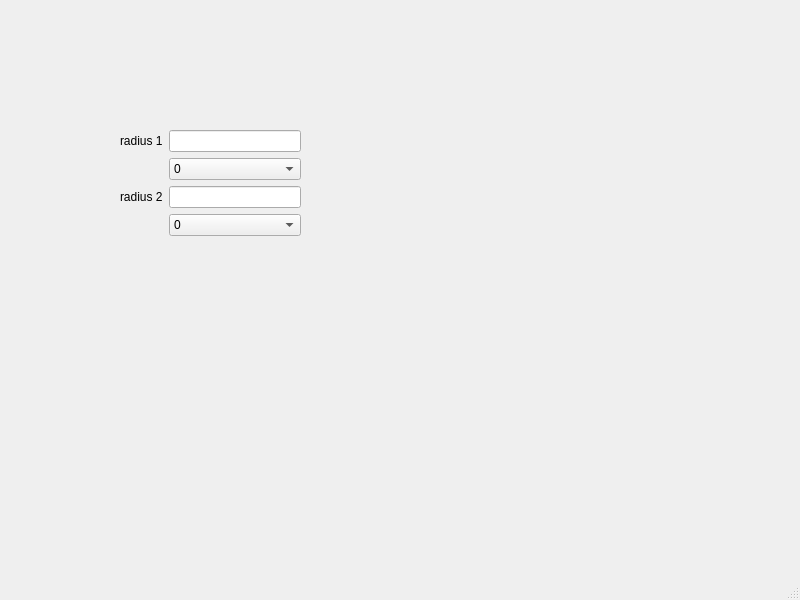
<?xml version="1.0" encoding="UTF-8"?>
<ui version="4.0">
 <class>MainWindow</class>
 <widget class="QMainWindow" name="MainWindow">
  <property name="geometry">
   <rect>
    <x>0</x>
    <y>0</y>
    <width>800</width>
    <height>600</height>
   </rect>
  </property>
  <property name="windowTitle">
   <string>MainWindow</string>
  </property>
  <widget class="QWidget" name="centralwidget">
   <widget class="QWidget" name="formLayoutWidget">
    <property name="geometry">
     <rect>
      <x>120</x>
      <y>130</y>
      <width>181</width>
      <height>144</height>
     </rect>
    </property>
    <layout class="QFormLayout" name="formLayout">
     <item row="1" column="0">
      <widget class="QLabel" name="label">
       <property name="text">
        <string>radius 1</string>
       </property>
      </widget>
     </item>
     <item row="3" column="1">
      <widget class="QLineEdit" name="rad2_lineEdit"/>
     </item>
     <item row="3" column="0">
      <widget class="QLabel" name="label_2">
       <property name="text">
        <string>radius 2</string>
       </property>
      </widget>
     </item>
     <item row="5" column="0">
      <widget class="QLabel" name="isCrossLabel">
       <property name="text">
        <string/>
       </property>
      </widget>
     </item>
     <item row="4" column="1">
      <widget class="QComboBox" name="rad2_comboBox">
       <item>
        <property name="text">
         <string>0</string>
        </property>
       </item>
       <item>
        <property name="text">
         <string>50</string>
        </property>
       </item>
       <item>
        <property name="text">
         <string>100</string>
        </property>
       </item>
       <item>
        <property name="text">
         <string>150</string>
        </property>
       </item>
       <item>
        <property name="text">
         <string>200</string>
        </property>
       </item>
       <item>
        <property name="text">
         <string>250</string>
        </property>
       </item>
       <item>
        <property name="text">
         <string>300</string>
        </property>
       </item>
      </widget>
     </item>
     <item row="2" column="1">
      <widget class="QComboBox" name="rad1_comboBox">
       <item>
        <property name="text">
         <string>0</string>
        </property>
       </item>
       <item>
        <property name="text">
         <string>50</string>
        </property>
       </item>
       <item>
        <property name="text">
         <string>100</string>
        </property>
       </item>
       <item>
        <property name="text">
         <string>150</string>
        </property>
       </item>
       <item>
        <property name="text">
         <string>200</string>
        </property>
       </item>
       <item>
        <property name="text">
         <string>250</string>
        </property>
       </item>
       <item>
        <property name="text">
         <string>300</string>
        </property>
       </item>
      </widget>
     </item>
     <item row="1" column="1">
      <widget class="QLineEdit" name="rad1_lineEdit"/>
     </item>
    </layout>
   </widget>
  </widget>
  <widget class="QMenuBar" name="menubar">
   <property name="geometry">
    <rect>
     <x>0</x>
     <y>0</y>
     <width>800</width>
     <height>21</height>
    </rect>
   </property>
  </widget>
  <widget class="QStatusBar" name="statusbar"/>
 </widget>
 <resources/>
 <connections/>
</ui>
